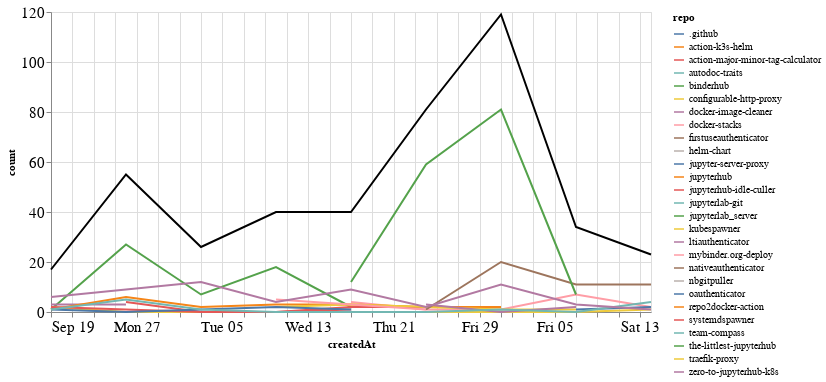

The notebook cell this image was saved under:
### Markdown cell above
### Comments

### Code cell
comments_time = comments.groupby('repo').resample('W', on='createdAt').count()['author'].reset_index()
comments_time = comments_time.rename(columns={'author': 'count'})
comments_time_total = comments_time.groupby('createdAt').agg({"count": "sum"}).reset_index()
ch1 = alt.Chart(comments_time, width=600).mark_line().encode(
    x='createdAt',
    y='count',
    color='repo',
    tooltip="repo"
)

ch2 = alt.Chart(comments_time_total, width=600).mark_line(color="black").encode(
    x='createdAt',
    y='count',
)

ch1 + ch2

### Figure 1 — Vega-Lite specification as saved in the notebook (floating-point values rounded to 4 significant figures)
{"config": {"axisLeft": {"labelFontSize": 15}, "axisBottom": {"labelFontSize": 15}}, "layer": [{"data": {"name": "data-24f83926ca637c74bd9df257c47ce800"}, "mark": "line", "encoding": {"color": {"type": "nominal", "field": "repo"}, "tooltip": {"type": "nominal", "field": "repo"}, "x": {"type": "temporal", "field": "createdAt"}, "y": {"type": "quantitative", "field": "count"}}, "width": 600}, {"data": {"name": "data-afb7229f97899bc79321d5419e8a347d"}, "mark": {"type": "line", "color": "black"}, "encoding": {"x": {"type": "temporal", "field": "createdAt"}, "y": {"type": "quantitative", "field": "count"}}, "width": 600}], "$schema": "https://vega.github.io/schema/vega-lite/v4.8.1.json", "datasets": {"data-24f83926ca637c74bd9df257c47ce800": [{"repo": ".github", "createdAt": "2021-10-24T00:00:00", "count": 1}, {"repo": "action-k3s-helm", "createdAt": "2021-10-10T00:00:00", "count": 5}, {"repo": "action-major-minor-tag-calculator", "createdAt": "2021-09-26T00:00:00", "count": 4}, {"repo": "action-major-minor-tag-calculator", "createdAt": "2021-10-03T00:00:00", "count": 0}, {"repo": "action-major-minor-tag-calculator", "createdAt": "2021-10-10T00:00:00", "count": 0}, {"repo": "action-major-minor-tag-calculator", "createdAt": "2021-10-17T00:00:00", "count": 1}, {"repo": "autodoc-traits", "createdAt": "2021-10-24T00:00:00", "count": 1}, {"repo": "binderhub", "createdAt": "2021-09-19T00:00:00", "count": 1}, {"repo": "binderhub", "createdAt": "2021-09-26T00:00:00", "count": 27}, {"repo": "binderhub", "createdAt": "2021-10-03T00:00:00", "count": 7}, {"repo": "binderhub", "createdAt": "2021-10-10T00:00:00", "count": 18}, {"repo": "binderhub", "createdAt": "2021-10-17T00:00:00", "count": 2}, {"repo": "configurable-http-proxy", "createdAt": "2021-09-19T00:00:00", "count": 2}, {"repo": "configurable-http-proxy", "createdAt": "2021-09-26T00:00:00", "count": 0}, {"repo": "configurable-http-proxy", "createdAt": "2021-10-03T00:00:00", "count": 0}, {"repo": "configurable-http-proxy", "createdAt": "2021-10-10T00:00:00", "count": 0}, {"repo": "configurable-http-proxy", "createdAt": "2021-10-17T00:00:00", "count": 0}, {"repo": "configurable-http-proxy", "createdAt": "2021-10-24T00:00:00", "count": 0}, {"repo": "configurable-http-proxy", "createdAt": "2021-10-31T00:00:00", "count": 0}, {"repo": "configurable-http-proxy", "createdAt": "2021-11-07T00:00:00", "count": 0}, {"repo": "configurable-http-proxy", "createdAt": "2021-11-14T00:00:00", "count": 1}, {"repo": "docker-image-cleaner", "createdAt": "2021-09-19T00:00:00", "count": 3}, {"repo": "docker-image-cleaner", "createdAt": "2021-09-26T00:00:00", "count": 3}, {"repo": "docker-stacks", "createdAt": "2021-10-17T00:00:00", "count": 4}, {"repo": "docker-stacks", "createdAt": "2021-10-24T00:00:00", "count": 1}, {"repo": "docker-stacks", "createdAt": "2021-10-31T00:00:00", "count": 1}, {"repo": "docker-stacks", "createdAt": "2021-11-07T00:00:00", "count": 7}, {"repo": "docker-stacks", "createdAt": "2021-11-14T00:00:00", "count": 2}, {"repo": "firstuseauthenticator", "createdAt": "2021-10-31T00:00:00", "count": 2}, {"repo": "helm-chart", "createdAt": "2021-10-10T00:00:00", "count": 1}, {"repo": "jupyter-server-proxy", "createdAt": "2021-11-07T00:00:00", "count": 1}, {"repo": "jupyter-server-proxy", "createdAt": "2021-11-14T00:00:00", "count": 2}, {"repo": "jupyterhub", "createdAt": "2021-09-19T00:00:00", "count": 1}, {"repo": "jupyterhub", "createdAt": "2021-09-26T00:00:00", "count": 6}, {"repo": "jupyterhub", "createdAt": "2021-10-03T00:00:00", "count": 2}, {"repo": "jupyterhub", "createdAt": "2021-10-10T00:00:00", "count": 3}, {"repo": "jupyterhub", "createdAt": "2021-10-17T00:00:00", "count": 3}, {"repo": "jupyterhub", "createdAt": "2021-10-24T00:00:00", "count": 2}, {"repo": "jupyterhub", "createdAt": "2021-10-31T00:00:00", "count": 2}, {"repo": "jupyterhub-idle-culler", "createdAt": "2021-09-19T00:00:00", "count": 2}, {"repo": "jupyterhub-idle-culler", "createdAt": "2021-09-26T00:00:00", "count": 1}, {"repo": "jupyterhub-idle-culler", "createdAt": "2021-10-03T00:00:00", "count": 0}, {"repo": "jupyterhub-idle-culler", "createdAt": "2021-10-10T00:00:00", "count": 0}, {"repo": "jupyterhub-idle-culler", "createdAt": "2021-10-17T00:00:00", "count": 2}, {"repo": "jupyterhub-idle-culler", "createdAt": "2021-10-24T00:00:00", "count": 2}, {"repo": "jupyterlab-git", "createdAt": "2021-10-03T00:00:00", "count": 2}, {"repo": "jupyterlab_server", "createdAt": "2021-10-03T00:00:00", "count": 1}, {"repo": "kubespawner", "createdAt": "2021-10-10T00:00:00", "count": 2}, {"repo": "kubespawner", "createdAt": "2021-10-17T00:00:00", "count": 3}, {"repo": "kubespawner", "createdAt": "2021-10-24T00:00:00", "count": 2}, {"repo": "kubespawner", "createdAt": "2021-10-31T00:00:00", "count": 1}, {"repo": "kubespawner", "createdAt": "2021-11-07T00:00:00", "count": 1}, {"repo": "ltiauthenticator", "createdAt": "2021-10-24T00:00:00", "count": 3}, {"repo": "ltiauthenticator", "createdAt": "2021-10-31T00:00:00", "count": 0}, {"repo": "ltiauthenticator", "createdAt": "2021-11-07T00:00:00", "count": 2}, {"repo": "mybinder.org-deploy", "createdAt": "2021-10-10T00:00:00", "count": 5}, {"repo": "mybinder.org-deploy", "createdAt": "2021-10-17T00:00:00", "count": 3}, {"repo": "mybinder.org-deploy", "createdAt": "2021-10-24T00:00:00", "count": 1}, {"repo": "nativeauthenticator", "createdAt": "2021-10-24T00:00:00", "count": 1}, {"repo": "nativeauthenticator", "createdAt": "2021-10-31T00:00:00", "count": 20}, {"repo": "nativeauthenticator", "createdAt": "2021-11-07T00:00:00", "count": 11}, {"repo": "nativeauthenticator", "createdAt": "2021-11-14T00:00:00", "count": 11}, {"repo": "nbgitpuller", "createdAt": "2021-11-14T00:00:00", "count": 2}, {"repo": "oauthenticator", "createdAt": "2021-09-19T00:00:00", "count": 1}, {"repo": "oauthenticator", "createdAt": "2021-09-26T00:00:00", "count": 0}, {"repo": "oauthenticator", "createdAt": "2021-10-03T00:00:00", "count": 1}, {"repo": "oauthenticator", "createdAt": "2021-10-10T00:00:00", "count": 2}, {"repo": "oauthenticator", "createdAt": "2021-10-17T00:00:00", "count": 1}, {"repo": "repo2docker-action", "createdAt": "2021-11-07T00:00:00", "count": 2}, {"repo": "systemdspawner", "createdAt": "2021-10-24T00:00:00", "count": 3}, {"repo": "team-compass", "createdAt": "2021-09-19T00:00:00", "count": 1}, {"repo": "team-compass", "createdAt": "2021-09-26T00:00:00", "count": 5}, {"repo": "team-compass", "createdAt": "2021-10-03T00:00:00", "count": 1}, {"repo": "team-compass", "createdAt": "2021-10-10T00:00:00", "count": 0}, {"repo": "team-compass", "createdAt": "2021-10-17T00:00:00", "count": 0}, {"repo": "team-compass", "createdAt": "2021-10-24T00:00:00", "count": 0}, {"repo": "team-compass", "createdAt": "2021-10-31T00:00:00", "count": 1}, {"repo": "team-compass", "createdAt": "2021-11-07T00:00:00", "count": 0}, {"repo": "team-compass", "createdAt": "2021-11-14T00:00:00", "count": 4}, {"repo": "the-littlest-jupyterhub", "createdAt": "2021-10-17T00:00:00", "count": 12}, {"repo": "the-littlest-jupyterhub", "createdAt": "2021-10-24T00:00:00", "count": 59}, {"repo": "the-littlest-jupyterhub", "createdAt": "2021-10-31T00:00:00", "count": 81}, {"repo": "the-littlest-jupyterhub", "createdAt": "2021-11-07T00:00:00", "count": 7}, {"repo": "traefik-proxy", "createdAt": "2021-10-24T00:00:00", "count": 3}, {"repo": "zero-to-jupyterhub-k8s", "createdAt": "2021-09-19T00:00:00", "count": 6}, {"repo": "zero-to-jupyterhub-k8s", "createdAt": "2021-09-26T00:00:00", "count": 9}, {"repo": "zero-to-jupyterhub-k8s", "createdAt": "2021-10-03T00:00:00", "count": 12}, {"repo": "zero-to-jupyterhub-k8s", "createdAt": "2021-10-10T00:00:00", "count": 4}, {"repo": "zero-to-jupyterhub-k8s", "createdAt": "2021-10-17T00:00:00", "count": 9}, {"repo": "zero-to-jupyterhub-k8s", "createdAt": "2021-10-24T00:00:00", "count": 2}, {"repo": "zero-to-jupyterhub-k8s", "createdAt": "2021-10-31T00:00:00", "count": 11}, {"repo": "zero-to-jupyterhub-k8s", "createdAt": "2021-11-07T00:00:00", "count": 3}, {"repo": "zero-to-jupyterhub-k8s", "createdAt": "2021-11-14T00:00:00", "count": 1}], "data-afb7229f97899bc79321d5419e8a347d": [{"createdAt": "2021-09-19T00:00:00", "count": 17}, {"createdAt": "2021-09-26T00:00:00", "count": 55}, {"createdAt": "2021-10-03T00:00:00", "count": 26}, {"createdAt": "2021-10-10T00:00:00", "count": 40}, {"createdAt": "2021-10-17T00:00:00", "count": 40}, {"createdAt": "2021-10-24T00:00:00", "count": 81}, {"createdAt": "2021-10-31T00:00:00", "count": 119}, {"createdAt": "2021-11-07T00:00:00", "count": 34}, {"createdAt": "2021-11-14T00:00:00", "count": 23}]}}
